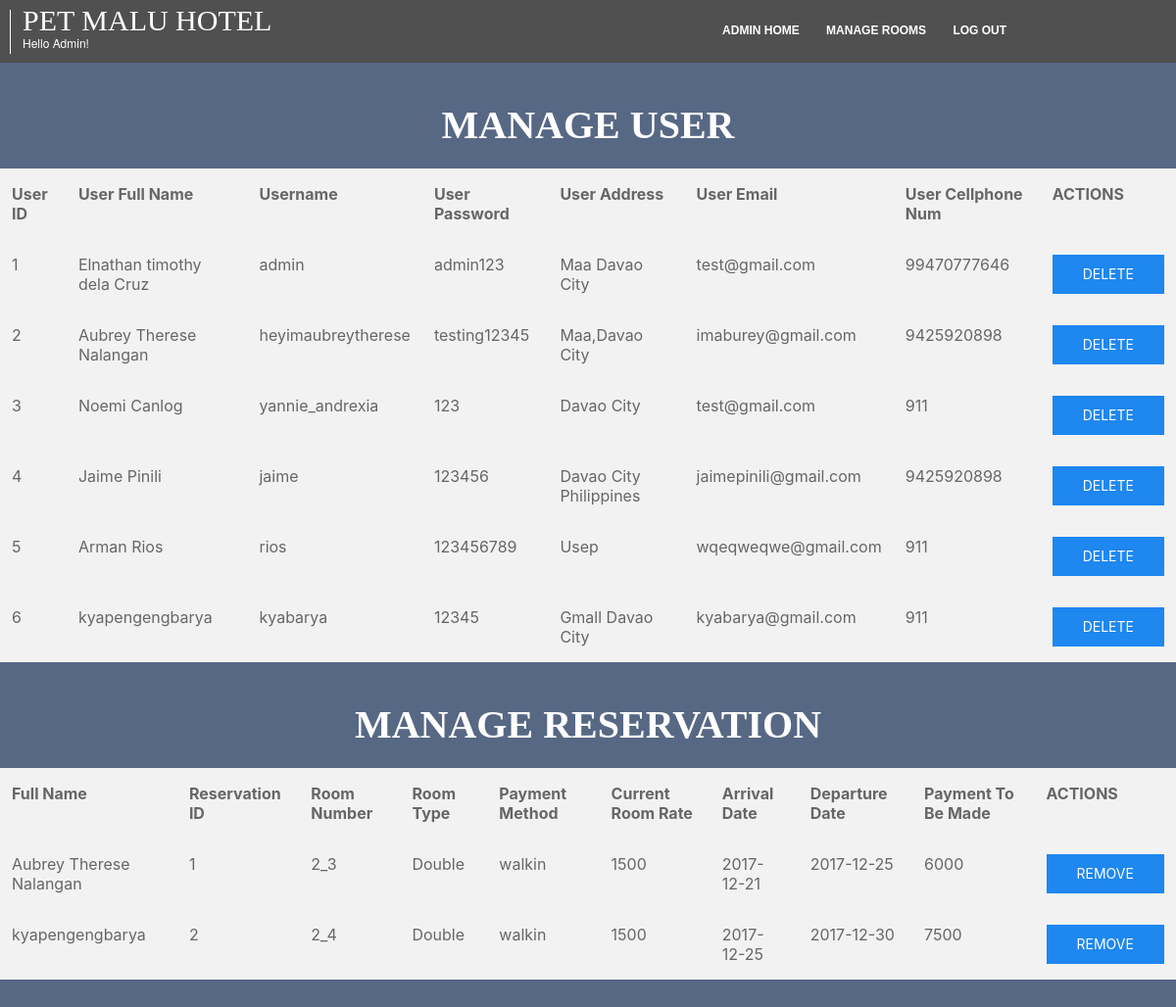
The app's page /admin.php with its own data.
### tables this page shows
CREATE TABLE `users` (
  `u_id` int(11) NOT NULL AUTO_INCREMENT,
  `u_fullname` varchar(60) DEFAULT NULL,
  `u_name` varchar(80) DEFAULT NULL,
  `u_pass` varchar(80) DEFAULT NULL,
  `u_addr` varchar(80) DEFAULT NULL,
  `u_email` varchar(80) DEFAULT NULL,
  `u_tel` varchar(15) DEFAULT NULL,
  PRIMARY KEY (`u_id`)
);

CREATE TABLE `reservation` (
  `r_id` int(11) NOT NULL AUTO_INCREMENT,
  `u_id` int(11) DEFAULT NULL,
  `r_rtype` varchar(30) DEFAULT NULL,
  `r_rnum` varchar(30) DEFAULT NULL,
  `r_nopersons` int(11) DEFAULT NULL,
  `r_arrivdate` date DEFAULT NULL,
  `r_deptdate` date DEFAULT NULL,
  `r_pmethod` varchar(80) DEFAULT NULL,
  `r_payment` int(11) DEFAULT NULL,
  PRIMARY KEY (`r_id`),
  KEY `u_id` (`u_id`),
  KEY `r_rtype` (`r_rtype`),
  CONSTRAINT `reservation_ibfk_1` FOREIGN KEY (`u_id`) REFERENCES `users` (`u_id`),
  CONSTRAINT `reservation_ibfk_2` FOREIGN KEY (`r_rtype`) REFERENCES `rooms` (`r_rtype`)
);

CREATE TABLE `rooms` (
  `r_rtype` varchar(30) NOT NULL,
  `r_rate` int(11) DEFAULT NULL,
  PRIMARY KEY (`r_rtype`)
);

### admin.php (the view, shortened to what this page needs)
<?php
    function connect_to_database($host_name,$user_name,$pass,$db_name,$open_db){
        $conn = mysqli_connect($host_name,$user_name,$pass,$db_name);
        if($open_db==true){
            if(mysqli_errno($conn)){
                die("Could not connnect to database. <br/>");
            }else{
                return $conn;
            }
        }else{
            echo "Database Closed <br/>";
            mysqli_close($conn);
        }
    }
    function return_values($select,$from){
        $conn=connect_to_database('localhost','root','','pet_malu_hotel_reservation',true);
        $query="select ".$select." from ".$from;
        $result = mysqli_query($conn,$query);
        if(!$result){
            die("Query Failed");
        }else {
            $cLine = array();
            while($row = mysqli_fetch_assoc($result)){
                $cLine [] = array($row['u_id'],$row['u_fullname'],$row['u_name'],$row['u_pass'],$row['u_addr'],$row['u_email'],$row['u_tel']);
        }
           return $cLine;
    }
    }
    function return_values2($select,$from){
        $conn2=connect_to_database('localhost','root','','pet_malu_hotel_reservation',true);
        $query2="select ".$select." from ".$from;
        $result2 = mysqli_query($conn2,$query2);
        if(!$result2){
            die("Query Failed");
        }else {
            $cLine2 = array();
            while($row2 = mysqli_fetch_assoc($result2)){
                       $cLine2 [] = array($row2['u_fullname'],$row2['r_id'],$row2['r_rnum'],$row2['r_rtype'],$row2['r_pmethod'],$row2['r_rate'],$row2['r_arrivdate'],$row2['r_deptdate'],$row2['r_payment']);
            }
            return $cLine2;
        }
    }
?>
<html>
<head>
    <link rel="stylesheet" type="text/css" href="./styles/styles.css">
    <link rel="stylesheet" type="text/css" href="./styles/uikit.min.css">
</head>
<body>
    <div id="header-container">
                <div id= "title-noemi" class="title"> Hotel Online Booking     </div>
    <div id="banner" class="site-header col-12">
        <h3>PET MALU HOTEL<br/>
            <span>Hello Admin! </span>
        </h3>
        <nav class="main-nav">
            <ul>
                <li><a class="border" href="admin.php">ADMIN HOME</a></li>
                <li><a class="border" href="managerooms.php">MANAGE ROOMS</a></li>
                <li><a class="border" href="logout.php">LOG OUT</a></li>
            </ul>
        </nav>
    </div>
    <h1><b>MANAGE USER</b></h1>
            <table class="uk-table">
             <tr>
                 <td>
                     <b> User ID</b>
                 </td><td>
                     <b> User Full Name</b>
                 </td><td>
                     <b> Username</b>
                 </td><td>
                     <b>User Password</b>
                 </td><td>
                     <b>User Address</b>
                 </td><td>
                     <b> User Email</b>
                 </td><td>
                     <b>User Cellphone Num</b>
                 </td><td>
                     <b>ACTIONS</b>
                 </td>
             </tr>
             <?php
              $cline = return_values("*","users");
              for($i = 0; $i<sizeof($cline);$i++){
                  echo '
              <tr>
                 <td>
                    '.$cline[$i][0].'
                 </td><td>
                    '.$cline[$i][1].'
                 </td><td>
                     '.$cline[$i][2].'
                 </td><td>
                     '.$cline[$i][3].'
                 </td><td>
                     '.$cline[$i][4].'
                 </td><td>
                     '.$cline[$i][5].'
                 </td><td>
                     '.$cline[$i][6].'
                 </td><td>
                     <a class="uk-button uk-button-primary" href="admin.php?qq='.$cline[$i][0].'">Delete</a>
                 </td>
             </tr>
                  ';
              }
             ?>
             <table class="uk-table">
                 <h1><b>MANAGE RESERVATION</b></h1>
             <tr>
                 <td>
                     <b> Full Name</b>
                 </td><td>
                     <b> Reservation ID</b>
                 </td><td>
                     <b>Room Number</b>
                 </td><td>
                     <b>Room Type</b>
                 </td><td>
                     <b>Payment Method</b>
                 </td><td>
                     <b> Current Room Rate</b>
                 </td><td>
                     <b>Arrival Date</b>
                 </td><td>
                     <b>Departure Date</b>
                 </td><td>
                     <b>Payment To Be Made</b>
                 </td><td>
                     <b>ACTIONS</b>
                 </td>
             </tr>
             <?php
             $cline2 = return_values2("users.u_fullname,reservation.r_id,reservation.r_rnum,reservation.r_rtype,reservation.r_pmethod,rooms.r_rate,reservation.r_arrivdate,reservation.r_deptdate,reservation.r_payment", "reservation LEFT JOIN rooms ON rooms.r_rtype = reservation.r_rtype LEFT JOIN users ON reservation.u_id = users.u_id ","WHERE reservation.r_id IS NOT NULL","");
             for($i = 0; $i<sizeof($cline2);$i++){
                  echo '
              <tr>
                 <td>
                    '.$cline2[$i][0].'
                 </td><td>
                    '.$cline2[$i][1].'
                 </td><td>
                     '.$cline2[$i][2].'
                 </td><td>
                     '.$cline2[$i][3].'
                  </td><td>
                     '.$cline2[$i][4].'
                 </td><td>
                     '.$cline2[$i][5].'
                 </td><td>
                     '.$cline2[$i][6].'
                 </td><td>
                      '.$cline2[$i][7].'
                 </td><td>
                      '.$cline2[$i][8].'
                 </td><td>
                     <a class="uk-button uk-button-primary" href="admin.php?d='.$cline2[$i][1].'&x='.$cline2[$i][3].'">Remove</a>
                 </td>
             </tr>
                  ';
              }
             ?>
</body>
</html>

### styles/styles.css (style rules this page uses)
* { box-sizing:border-box; }
html,body { height: 100%; }
#header-container { position: relative; width: 100%; height: 40px; margin-left: auto; margin-right: auto; background-color: #ffffff; }
#title-noemi { top: 5px; float: right; margin-right: 20px; }
.title { position:relative; font-family: sans-serif; color: #505050; font-size: 15px; margin-bottom: 20px; }
.site-header h3 span { margin: 0; padding: 0; font-size: 12px; font-family:"HelveticaNeue-Light", "Helvetica Neue Light", "Helvetica Neue", Helvetica, Arial, "Lucida Grande", sans-serif; float:left; }
.main-nav ul { list-style: none; font-family: Century gothic,sans-serif;; font-weight: bold; font-size: 12px; margin: 0; float: right; }
.main-nav ul li { margin: 1em; display: inline; }
.main-nav ul li a { color: white; text-decoration: none; }
.border { position:relative; }
.col-12 { width: 100%; }
.site-header { background-color: #505050; height: 4em; padding: 22px; }
.site-header h3 { font-family: Butterfly; float: left; font-size: 30px; color: white; margin: -12px; padding-left: 12px; border-left: solid white; line-height: .75em; border-width: 1px; }

### admin.php (style rules this page uses)
tr { background-color: #f2f2f2; }
body { background-color: #576884; height: 1500px; }
h1 { color: #ffffff; text-align: center; font-size: 40px; font-family: Butterfly; }

### records on screen
users: u_id "1", u_fullname "Elnathan timothy dela Cruz", u_name "admin", u_pass "admin123", u_addr "Maa Davao City", u_email "test@gmail.com", u_tel "99470777646"
users: u_id "2", u_fullname "Aubrey Therese Nalangan", u_name "heyimaubreytherese", u_pass "testing12345", u_addr "Maa,Davao City", u_email "imaburey@gmail.com", u_tel "9425920898"
users: u_id "3", u_fullname "Noemi Canlog", u_name "yannie_andrexia", u_pass "123", u_addr "Davao City", u_email "test@gmail.com", u_tel "911"
users: u_id "4", u_fullname "Jaime Pinili", u_name "jaime", u_pass "123456", u_addr "Davao City Philippines", u_email "jaimepinili@gmail.com", u_tel "9425920898"
users: u_id "5", u_fullname "Arman Rios", u_name "rios", u_pass "123456789", u_addr "Usep", u_email "wqeqweqwe@gmail.com", u_tel "911"
users: u_id "6", u_fullname "kyapengengbarya", u_name "kyabarya", u_pass "12345", u_addr "Gmall Davao City", u_email "kyabarya@gmail.com", u_tel "911"
reservation: u.u_fullname "Aubrey Therese Nalangan", r_id "1", r_rnum "2_3", r_rtype "Double", r_pmethod "walkin", r_rtype.r_rate "1500", r_arrivdate "2017-12-21", r_deptdate "2017-12-25", r_payment "6000"
reservation: u.u_fullname "kyapengengbarya", r_id "2", r_rnum "2_4", r_rtype "Double", r_pmethod "walkin", r_rtype.r_rate "1500", r_arrivdate "2017-12-25", r_deptdate "2017-12-30", r_payment "7500"
